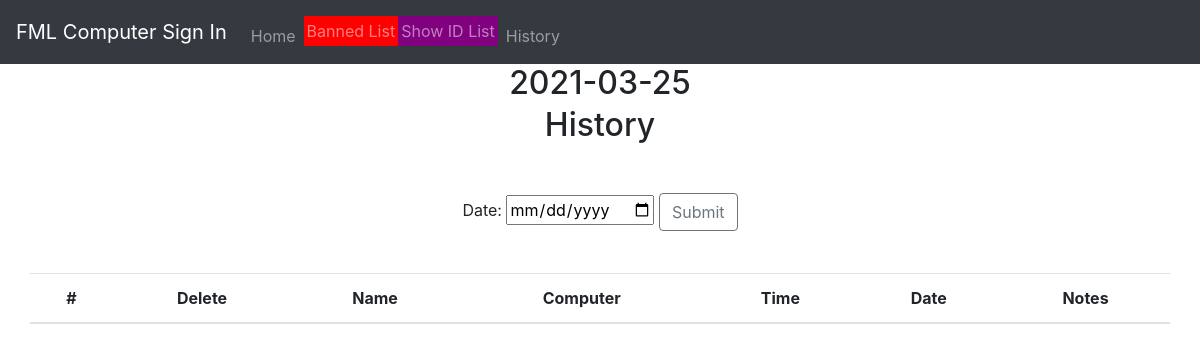
Page /history.php?inputDate=2021-03-25 on the earlier database version.
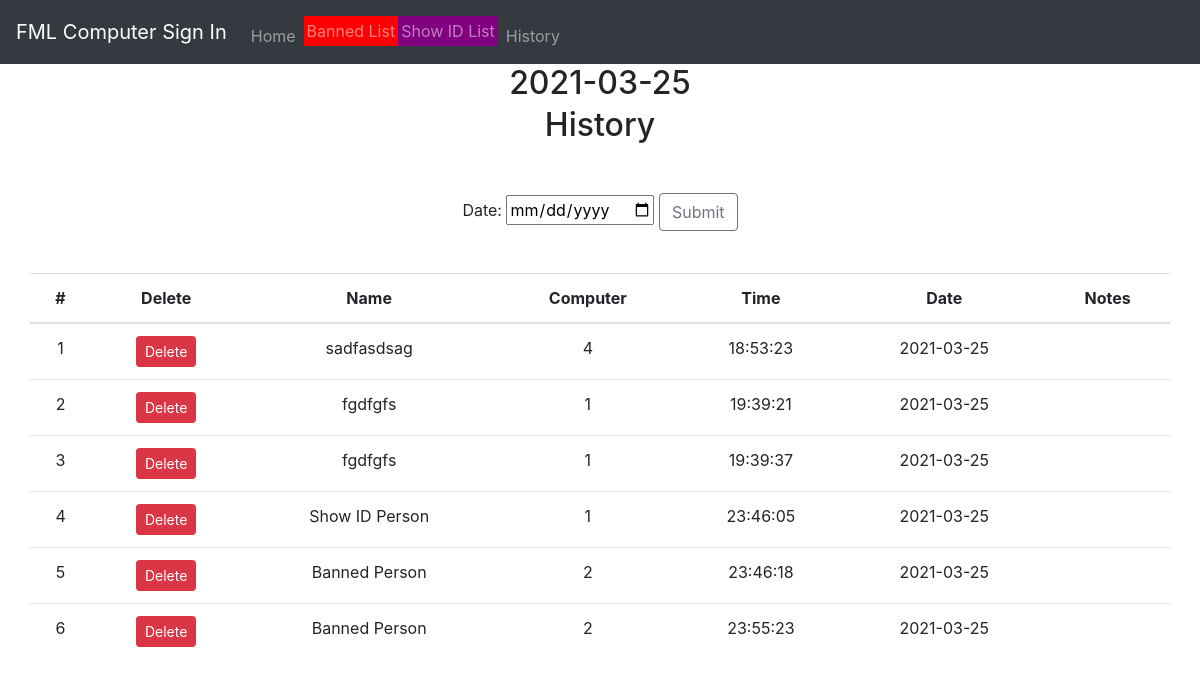
Same page on the later database version.
### tables this page shows
CREATE TABLE "signin" (
	"id"	INTEGER NOT NULL,
	"name"	TEXT,
	"comp"	TEXT,
	"timenow"	TEXT,
	"datenow"	TEXT,
	"timeexp"	TEXT,
	"dateexp"	TEXT,
	"notes"	TEXT,
	PRIMARY KEY("id" AUTOINCREMENT)
);

### history.php (the view, shortened to what this page needs)
<?php
    include_once 'header.php';
?>
<?php $inputDate1 = $_GET['inputDate']?>
<h2 class="text-center mb-1" id='dateTitle'><?php echo $inputDate1 ?></h2> <h2 class="text-center mb-5"> History</h2>
<?php
try{
    $inputDate = $_GET['inputDate'];
} catch (PDOException $e) {
    echo $e->getMessage();
}
?>
<div class="d-flex justify-content-center">
    <form action="history.php" method="get">
        <label>Date:</label>
        <input class="mb-5" type="date" name="dateInput" id="dateInput">
        <button class="btn btn-outline-secondary" name="dateSubmit" value="$dateInput" type="submit" id="button-addon2">Submit</button>
    </form>
</div>
<table class="table table-hover container">
  <thead>
    <tr>
        <th scope="col" class="text-center">#</th>
        <th scope="col" class="text-center">Delete</th>
        <th scope="col" class="text-center">Name</th>
        <th scope="col" class="text-center">Computer</th>
        <th scope="col" class="text-center">Time</th>
        <th scope="col" class="text-center">Date</th>
        <th scope="col" class="text-center">Notes</th>
    </tr>
  </thead>
  <tbody id="tBody">
    <?php
        $pdo = new PDO('sqlite:compsignin.db');
        $getDateInput = "SELECT * FROM signin WHERE datenow = '$inputDate'";
        $getSelDateStats = $pdo->query($getDateInput);
        $i = 1;
        foreach ($getSelDateStats as $datesRow) {
            echo "<tr>";
            echo    "<td class='text-center'>" . $i++ . "</td>";
            echo    "<td class='text-center'>";
            echo        "<form action='history.php' method='get'>";
            echo            "<input type='submit' id='delete' name='delete' value='Delete' class='btn btn-danger btn-sm'>";
            echo        "</form>";
            echo    "</td>";
            echo    "<td class='text-center'>" . $datesRow[1] . "</td><td class='text-center'>" . $datesRow[2] . "</td><td class='text-center'>" . $datesRow[3] . "</td><td class='text-center'>" . $datesRow[4] . "</td><td class='text-center'>" . $datesRow[7] . "</td>";
            echo "</tr>";
        }
    ?>
  </tbody>
</table>
<?php
    include_once 'footer.php';
?>

### header.php (shortened to what this page needs)
<!DOCTYPE html>
<html lang="en">
<head>
    <link rel="stylesheet" href="style.css">
    <link href="https://maxcdn.bootstrapcdn.com/bootstrap/4.1.3/css/bootstrap.min.css" rel="stylesheet">
</head>
<body>
<nav class="navbar navbar-expand-md navbar-dark bg-dark">
    <a class="navbar-brand" href="index.php">
        FML Computer Sign In
    </a>
    <div>
        <ul class="navbar-nav ml-auto mt-2">
            <li class="nav-item"><a class="nav-link" href='index.php'>Home</a></li>
            <li class="nav-item"><a class="nav-link" href='banlist.php' style="background-color: red; padding: 3px">Banned List</a></li>
            <li class="nav-item"><a class="nav-link" href='showid.php' style="background-color: purple; padding: 3px">Show ID List</a></li>
            <li class="nav-item"><a class="nav-link" href='history.php'>History</a></li>
        </ul>
    </div>
</nav>

### footer.php
    </body>
</html>

Differences in the rows shown:
added signin: name "sadfasdsag", comp "4", timenow "18:53:23", datenow "2021-03-25"
added signin: name "fgdfgfs", comp "1", timenow "19:39:21", datenow "2021-03-25"
added signin: name "fgdfgfs", comp "1", timenow "19:39:37", datenow "2021-03-25"
added signin: name "Show ID Person", comp "1", timenow "23:46:05", datenow "2021-03-25"
added signin: name "Banned Person", comp "2", timenow "23:46:18", datenow "2021-03-25"
added signin: name "Banned Person", comp "2", timenow "23:55:23", datenow "2021-03-25"
